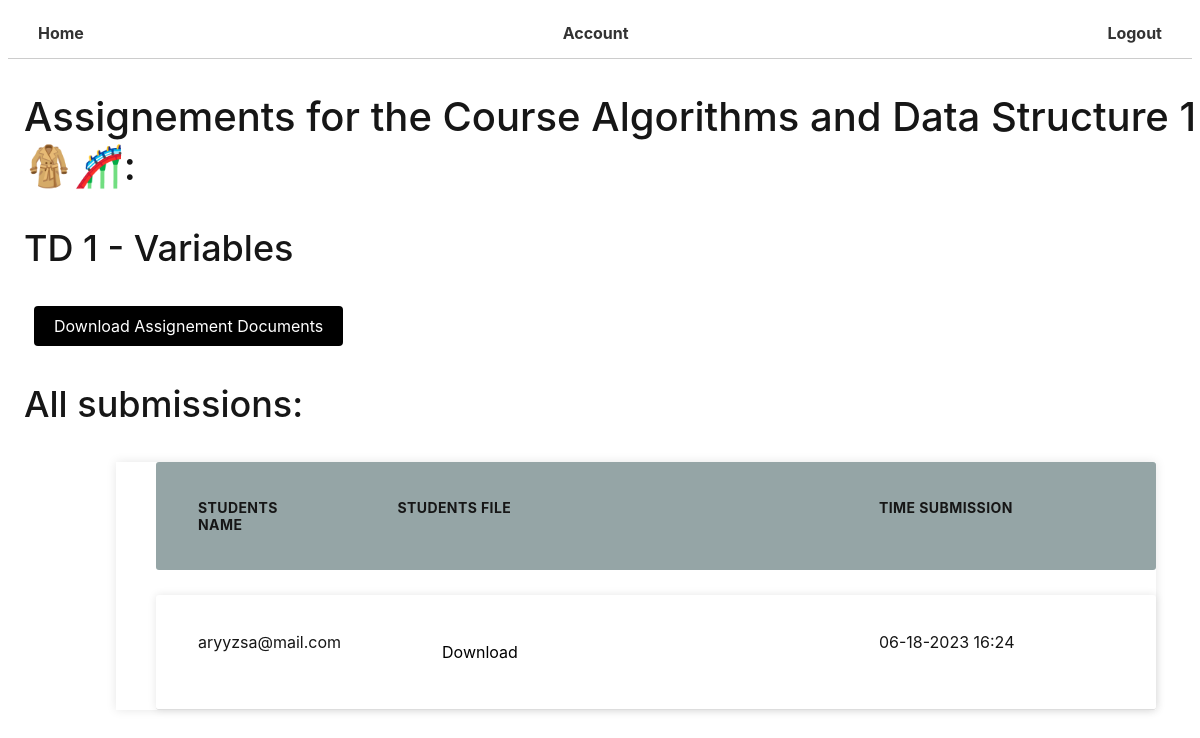
/assignements/3 (signed in), run on the app's committed database.
### core/models.py (models this page shows, shortened)
class Assignements(models.Model):
    Title = models.CharField(max_length=200 , null = True)
    Details = models.TextField(max_length=8000, null = True,blank=True)
    created = models.DateField(auto_now_add = True) #Create
    end_date = models.DateTimeField(null = True, blank = True)
    Documents = models.FileField(upload_to='./documents/',null = True, blank = True)
    course = models.ForeignKey(Course, on_delete=models.CASCADE, related_name="AssCourse")
    class Meta:
        ordering = ['-created']
    class Meta:
        ordering = ['-created']

class Course(models.Model):
    name = models.CharField(max_length  = 255)
    description = models.TextField(max_length =1000, null = True, blank = True)
    participants = models.ManyToManyField(User , blank = True, related_name = "events")
    start_date = models.DateTimeField(null = True, blank = True)
    end_date = models.DateTimeField(null = True, blank = True)
    created = models.DateField(auto_now_add = True) #Create
    updated  = models.DateField(auto_now = True) #Update
    def __str__ (self):
        return self.name
    class Meta:
        ordering = ['-end_date']

class Submission(models.Model):
    participant = models.ForeignKey(User, on_delete = models.SET_NULL , null = True , related_name="submission")
    Course = models.ForeignKey(Course, on_delete = models.SET_NULL, null = True)
    details = models.CharField(max_length =400, null = True, blank = True)
    Assignement = models.ForeignKey(Assignements, on_delete = models.CASCADE, null = True, related_name="subAssignement")
    Document = models.FileField(upload_to='./submissions/',null = True, blank = True)
    created = models.DateTimeField(auto_now_add=True, null = True, blank = True)
    def __str__(self):
        return str(self.participant.name) + '-----' + str(self.Course)

### users/models.py (models this page shows)
class User(AbstractUser):
    name = models.CharField(max_length=100, null = True)
    email = models.EmailField(unique=True, null = True)
    bio = models.TextField(null = True, blank = True)
    teacher = models.BooleanField(default=False, null = True)
    avatar = models.ImageField( upload_to='./Profile_images/',default="./Profile_images/def.jpg", null = True,blank=True)
    USERNAME_FIELD = 'email'   # Auth with EmailField
    REQUIRED_FIELDS=['username']
    objects = CustomUserManager()

### core/views.py (the view)
# urls.py: path('assignements/<int:pk>', AssginementsView, name = 'assignements_page'),
@login_required(login_url='login')
def AssginementsView(request,pk):
    user = request.user
    Assignement =  get_object_or_404(Assignements , pk=pk)
    print( Submission.objects.filter(Assignement=Assignement))
    context = {'assignement':Assignement, "teacher": user.teacher}
    return  render(request, "assignements.html",context)

### templates/assignements.html (shortened to what this page needs)
{% extends "base.html"%} {% block title %} 📑 Assignements {% endblock title %} {% block body %}
<div>
    <h2> Assignements for the Course {{assignement.course.name}}:</h2>
    <div>
        <h3>{{assignement.Title}}</h3>
        <a class="btn btn--primary" href="{{ assignement.Documents.url }}">Download Assignement Documents</a></h4>
    </div>
    {% if teacher %}
    <h3>All submissions: </h3>
    <div class="tcontainer">
        <ul class="responsive-table">
            <li class="table-header">
                <div class="col col-1">Students Name</div>
                <div class="col col-2">Students File</div>
                <div class="col col-4"> Time submission</div>
            </li>
            {% for sub in assignement.subAssignement.all %}
            <li class="table-row">
                <div class="col col-1" data-label="Job Id"> {{sub.participant.name}}</div>
                <div class="col col-2" data-label="Customer Name">
                    <div class="link"> <a href="{{ sub.Documents.url }}">Download
                        </a></div>
                </div>
                <div class="col col-4" data-label="Payment Status">{{sub.created |date:"m-d-Y H:i"}}</div>
            </li>
            {% endfor %}
        </ul>
    </div>
    {% else %}
    <a href="{% url 'Submit_assignments' pk=assignement.id %}" class="btn btn--primary"> Submit Assignement </a>
    {% endif %}
</div>
{% endblock body %}

### static/css/main.css (style rules this page uses)
* { color: rgb(22, 22, 22); font-family: -apple-system-body, BlinkMacSystemFont, sans-serif; }
h1, h2, h3, h4, h5, h6 { font-weight: 500; }
h2 { font-size: 40px; }
h3 { font-size: 36px; }
a { text-decoration: none; }
.btn { padding: 10px 20px; border-radius: 4px; text-decoration: none; background-color: rgb(204, 204, 204); color: black; display: block; width: fit-content; margin: 10px; background-color: none; border: none; }
.btn--primary { background-color: #000; color: #fff; }
.tcontainer { max-width: 1000px; margin-left: auto; margin-right: auto; padding-left: 10px; padding-right: 10px; }

### templates/assignements.html (style rules this page uses)
.tcontainer { margin-bottom: 1rem; }
.responsive-table { width: 100%; border-collapse: collapse; background-color: #fff; box-shadow: 0 0 10px rgba(0, 0, 0, 0.1); }
.table-header { display: flex; background-color: #f8f9fa; font-weight: bold; }
.table-row { display: flex; border-bottom: 1px solid #ddd; }
.col { display: table-cell; padding: 0.75rem; text-align: left; vertical-align: middle; }
.col-1 { width: 20%; }
.col-2 { width: 30%; }
.col-4 { width: 25%; }
div.link a:link, div.link a:visited { background-color: white; color: black; border: none; border-radius: 10px; padding: 10px 20px; text-align: center; text-decoration: none; display: inline-block; }

### data on the page
Assignements: course.name "Algorithms and Data Structure 1 🧥🎢", Title "TD 1 - Variables"
Submission: participant.name "aryyzsa@mail.com", created "06-18-2023 16:24"
